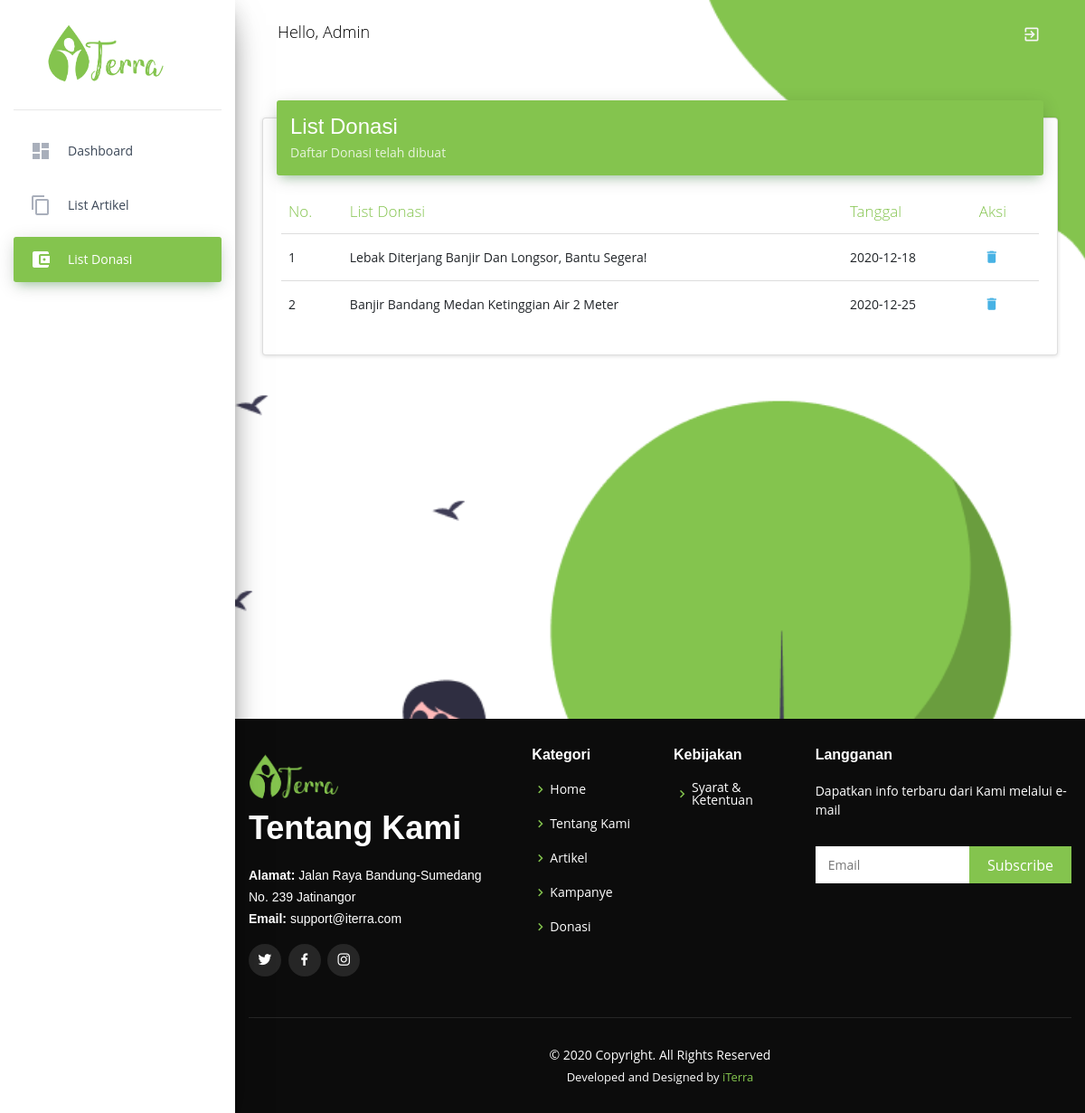
The page /index.php/list_donasi on the database its author committed.
### tables this page shows
CREATE TABLE `donasi` (
  `kode_donasi` int(20) NOT NULL,
  `judul_donasi` varchar(50) NOT NULL,
  `deskripsi` varchar(500) NOT NULL,
  `tanggal_donasi` date NOT NULL,
  `kode_koin` varchar(20) NOT NULL,
  `jumlah_donasi` bigint(50) NOT NULL,
  `email` varchar(50) NOT NULL,
  `gambar` varchar(40) NOT NULL,
  `nilai` int(5) NOT NULL
);

### application/controllers/List_Donasi.php (called while the page is built, shortened)
<?php
class List_Donasi extends CI_Controller {
	function __construct()
	{
		$this->load->model('list_donasi_data');
		$this->load->helper('url');
		$this->load->library('form_validation');
	}
	public function index()
		{
		$data = array('title'	=> 'Halaman Dashboard');
		$data['donasi'] = $this->list_donasi_data->show_data();
		$this->load->view('list_donasi_view',$data);
	}
}

### index.php (called while the page is built, shortened)
<?php
require_once BASEPATH.'core/CodeIgniter.php';

### application/models/list_donasi_data.php (called while the page is built, shortened)
<?php defined('BASEPATH') or exit('No direct script access allowed');
class list_donasi_data extends CI_Model
{
    public function show_data()
    {
        return $this->db->get('donasi')->result_array();
    }
}

### application/views/list_donasi_view.php (the view, shortened to what this page needs)
<!DOCTYPE html>
<html lang="en">
<head>
	<link rel="stylesheet" href="https://maxcdn.bootstrapcdn.com/font-awesome/latest/css/font-awesome.min.css">
	<link href="assets/assets_admin/css/material-dashboard.css?v=2.1.2" rel="stylesheet" />
	<link href="assets/assets_admin/css/styles.css" rel="stylesheet" />
	<link rel="stylesheet" href='https://unpkg.com/boxicons@2.0.7/css/boxicons.min.css'>
</head>
<body class="">
	<div class="wrapper ">
		<div class="sidebar" data-color="green" data-background-color="white">
			<a href="home" class="logo">
				<img src="assets/assets_admin/img/iterra-01.png" style="width: 50%; margin-left: 20%;">
			</a>
			<div class="sidebar-wrapper">
				<ul class="nav">
					<li class="nav-item  ">
						<a class="nav-link" href="dashboard_admin">
							<i class="material-icons">dashboard</i>
							<p>Dashboard</p>
						</a>
					</li>
					<li class="nav-item">
						<a class="nav-link" href="list_artikel">
							<i class="material-icons">content_copy</i>
							<p>List Artikel</p>
						</a>
					</li>
					<li class="nav-item active">
						<a class="nav-link">
							<i class="material-icons">account_balance_wallet</i>
							<p>List Donasi</p>
						</a>
					</li>
				</ul>
			</div>
		</div>
		<div class="main-panel" style="background: url(assets/assets_admin/img/backgorund.png) fixed center; background-size: cover">
			<nav class="navbar navbar-expand-lg navbar-transparent navbar-absolute fixed-top ">
				<div class="container-fluid">
					<div class="navbar-wrapper">
						<a class="navbar-brand" style="color: black;" href="javascript:;">Hello, Admin</a>
					</div>
					<div class="collapse navbar-collapse justify-content-end">
						<ul class="navbar-nav">
							<li class="nav-item dropdown">
								<a class="nav-link" href="javascript:;" id="navbarDropdownProfile" data-toggle="dropdown" aria-haspopup="true" aria-expanded="false">
									<i class="material-icons" style="color: whitesmoke;">exit_to_app</i>
								</a>
							</li>
						</ul>
					</div>
				</div>
			</nav>
			<div class="content">
				<div class="container-fluid">
					<div class="row">
						<div class="col-md-12">
							<div class="card">
								<div class="card-header card-header-success kartu">
									<h4 class="card-title">List Donasi</h4>
									<p class="card-category">Daftar Donasi telah dibuat</p>
								</div>
								<div class="card-body table-responsive">
									<table class="table table-hover">
										<thead style="color:#84C44E; font-weight:bolder">
											<th>No.</th>
											<th>List Donasi</th>
											<th>Tanggal</th>
											<th>Aksi</th>
										</thead>
										<tbody>
											<?php foreach ($donasi as $don) : ?>
												<tr>
													<td><?= $don['kode_donasi']; ?></td>
													<td><?= $don['judul_donasi']; ?></td>
													<td><?= $don['tanggal_donasi']; ?></td>
													<td class="td-actions">
														<button type="button" rel="tooltip" title="Hapus" class="btn btn-danger btn-link btn-sm">
															<i class="material-icons"><?php echo anchor('List_Donasi/delete/' . $don['kode_donasi'], 'delete'); ?></i>
														</button>
													</td>
												</tr>
											<?php endforeach; ?>
										</tbody>
									</table>
								</div>
							</div>
						</div>
					</div>
				</div>
			</div>
			<br>
			<br>
			<section id="footer">
				<footer>
					<div class="footer-top">
						<div class="containers">
							<div class="row">
								<div class="col-lg-4 col-md-6">
									<div class="footer-info">
										<img src="assets\images\logo\iterra-01.png" style="width: 100px;">
										<h3>Tentang Kami</h3>
										<p>
											<strong>Alamat:</strong> Jalan Raya Bandung-Sumedang <br>
											No. 239 Jatinangor <br>
											<strong>Email:</strong> support@iterra.com<br>
										</p>
										<div class="social-links mt-3">
											<a href="https://www.twitter.com/" class="twitter"><i class="bx bxl-twitter"></i></a>
											<a href="https://www.facebook.com/" class="facebook"><i class="bx bxl-facebook"></i></a>
											<a href="https://www.instagram.com" class="instagram"><i class="bx bxl-instagram"></i></a>
										</div>
									</div>
								</div>
								<div class="col-lg-2 col-md-6 footer-links">
									<h4>Kategori</h4>
									<ul>
										<li><i class="bx bx-chevron-right"></i> <a href="home">Home</a></li>
										<li><i class="bx bx-chevron-right"></i> <a href="about">Tentang Kami</a></li>
										<li><i class="bx bx-chevron-right"></i> <a href="artikel">Artikel</a></li>
										<li><i class="bx bx-chevron-right"></i> <a href="kampanye">Kampanye</a></li>
										<li><i class="bx bx-chevron-right"></i> <a href="donasi">Donasi</a></li>
									</ul>
								</div>
								<div class="col-lg-2 col-md-6 footer-links">
									<h4>Kebijakan</h4>
									<ul>
										<li><i class="bx bx-chevron-right"></i> <a href="<?php echo base_url('syarat_ketentuan') ?>">Syarat & Ketentuan</a></li>
									</ul>
								</div>
								<div class="col-lg-4 col-md-6 footer-newsletter">
									<h4>Langganan</h4>
									<p>Dapatkan info terbaru dari Kami melalui e-mail</p>
									<form action="home" method="post">
										<input type="email" name="email" placeholder="Email"><input type="submit" value="Subscribe">
									</form>
								</div>
							</div>
						</div>
					</div>
					<div class="container">
						<div class="copyright">
							&copy; 2020 Copyright. All Rights Reserved
						</div>
						<div class="credits">
							Developed and Designed by <a href="about">iTerra</a>
						</div>
					</div>
				</footer>
			</section>
		</div>
	</div>
</body>
</html>

### application/views/list_donasi_view.php (style rules this page uses)
html { scroll-behavior: smooth; }

### rows shown on the page
donasi: kode_donasi "1", judul_donasi "Lebak Diterjang Banjir Dan Longsor, Bantu Segera!", tanggal_donasi "2020-12-18"
donasi: kode_donasi "2", judul_donasi "Banjir Bandang Medan Ketinggian Air 2 Meter", tanggal_donasi "2020-12-25"
